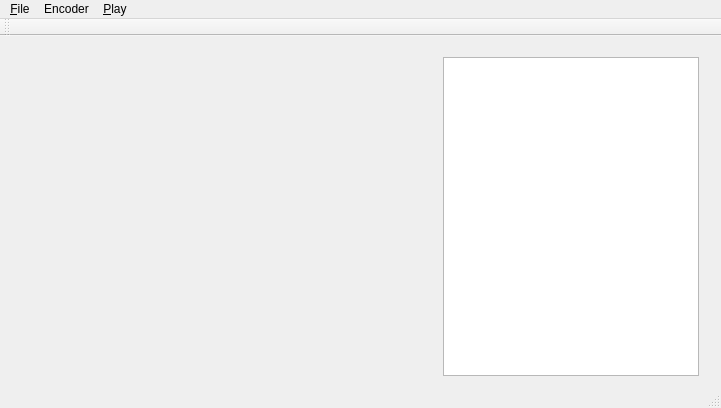
<?xml version="1.0" encoding="UTF-8"?>
<ui version="4.0">
 <class>MPlayerQtClass</class>
 <widget class="QMainWindow" name="MPlayerQtClass">
  <property name="geometry">
   <rect>
    <x>0</x>
    <y>0</y>
    <width>721</width>
    <height>408</height>
   </rect>
  </property>
  <property name="windowTitle">
   <string>MPlayerQt</string>
  </property>
  <widget class="QWidget" name="centralWidget">
   <widget class="QWidget" name="horizontalLayoutWidget">
    <property name="geometry">
     <rect>
      <x>9</x>
      <y>10</y>
      <width>701</width>
      <height>341</height>
     </rect>
    </property>
    <layout class="QHBoxLayout" name="horizontalLayout" stretch="3,0">
     <item>
      <widget class="QLabel" name="labelVideo">
       <property name="text">
        <string/>
       </property>
      </widget>
     </item>
     <item>
      <widget class="QListWidget" name="listCodec"/>
     </item>
    </layout>
   </widget>
  </widget>
  <widget class="QMenuBar" name="menuBar">
   <property name="geometry">
    <rect>
     <x>0</x>
     <y>0</y>
     <width>721</width>
     <height>21</height>
    </rect>
   </property>
   <widget class="QMenu" name="menu_File">
    <property name="title">
     <string>&amp;File</string>
    </property>
   </widget>
   <widget class="QMenu" name="menuEncoder_Filter">
    <property name="title">
     <string>Encoder</string>
    </property>
    <addaction name="actionFilter"/>
    <addaction name="separator"/>
   </widget>
   <widget class="QMenu" name="menu_Play">
    <property name="title">
     <string>&amp;Play</string>
    </property>
   </widget>
   <addaction name="menu_File"/>
   <addaction name="menuEncoder_Filter"/>
   <addaction name="menu_Play"/>
  </widget>
  <widget class="QStatusBar" name="statusBar"/>
  <widget class="QToolBar" name="toolBar">
   <property name="windowTitle">
    <string>toolBar</string>
   </property>
   <attribute name="toolBarArea">
    <enum>TopToolBarArea</enum>
   </attribute>
   <attribute name="toolBarBreak">
    <bool>false</bool>
   </attribute>
  </widget>
  <action name="action_Open">
   <property name="text">
    <string>&amp;Open</string>
   </property>
  </action>
  <action name="actionE_xit">
   <property name="text">
    <string>&amp;Save</string>
   </property>
  </action>
  <action name="actionE_xit_2">
   <property name="text">
    <string>E&amp;xit</string>
   </property>
  </action>
  <action name="actionPlay">
   <property name="text">
    <string>Play</string>
   </property>
  </action>
  <action name="actionStop">
   <property name="text">
    <string>Stop</string>
   </property>
  </action>
  <action name="actionPause">
   <property name="text">
    <string>Pause</string>
   </property>
  </action>
  <action name="actionFilter">
   <property name="text">
    <string>Filter</string>
   </property>
  </action>
 </widget>
 <layoutdefault spacing="6" margin="11"/>
 <resources>
  <include location="mplayerqt.qrc"/>
 </resources>
 <connections/>
</ui>
